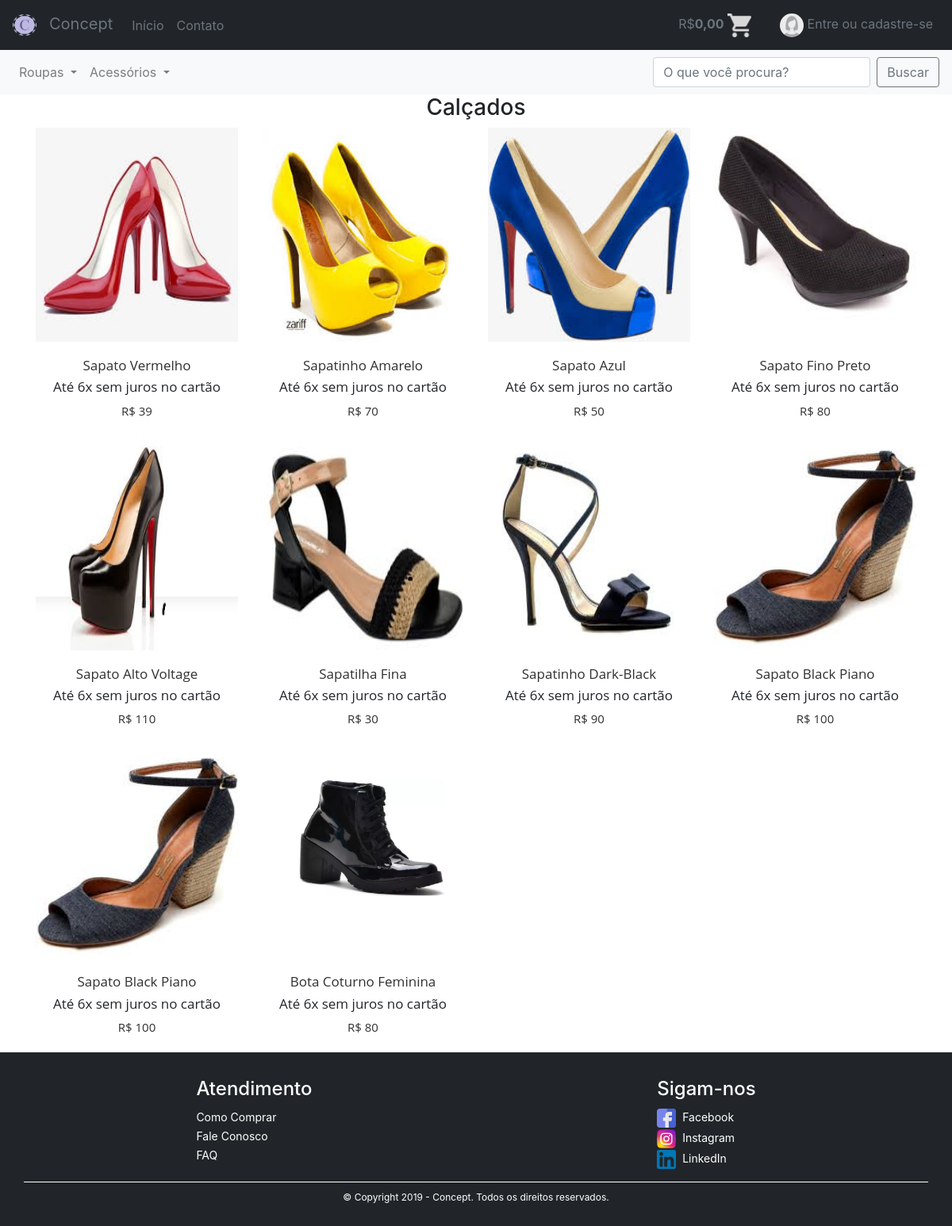
Screenshot of /view/calcados.php with the database file from the repository.
### tables this page shows
CREATE TABLE `produto` (
  `id` bigint(20) UNSIGNED NOT NULL,
  `foto` varchar(300) NOT NULL,
  `nome` varchar(300) NOT NULL,
  `preco` decimal(10,0) NOT NULL,
  `tipo` varchar(50) NOT NULL,
  `destaque` tinyint(1) NOT NULL
);

### model/Produto.php (called while the page is built, shortened)
<?php
Class Produto {
  public static function listar($tipo, $search = null) {
    $sql = Produto::getSql("SELECT * FROM produto WHERE tipo = '$tipo';");
    return Produto::listarSql($sql);
  }
  private static function getSql($sql) {
    $result = $sql;
    return $result;
  }
  private static function listarSql($sql) {
    $conn = new mysqli('localhost', 'root', '', 'loja');
    $result = array();
    $res = $conn->query($sql);
    if ($res) {
      while ($row = $res->fetch_array()) {
        $item = new Produto;
        $item->id = $row['id'];
        $item->nome = $row['nome'];
        $item->preco = $row['preco'];
        $item->foto = $row['foto'];
        $item->tipo = $row['tipo'];
        array_push($result, $item);
      }
    }
    return $result;
  }
}
?>

### view/calcados.php (the view, shortened to what this page needs)
<?php
require_once('../model/Produto.php');
$list = Produto::listar('Calcado');
?>
<!DOCTYPE html>
<html>
<head>
  <?php require('componentes/head.php'); ?>
</head>
<body>
<?php require('componentes/navbar.php'); ?>
<?php require('componentes/categorias.php'); ?>
<div class="container">
    <h3 class="text-center">Calçados</h3>
    <div class="row">
    <?php foreach($list as $item) { ?>
      <div class="col-md-3 col-sm-6">
        <div class="grid-produtos">
          <form action="calcados.php" method="POST">
            <div class="img-produto">
              <a href="#">
                  <img class="img-1" src="img/<?php echo $item->foto ?>">
              </a>
            </div>
          </form>
          <div class="produto-cont">
            <h3 class="titulo"><a href="#"><?php echo $item->nome ?></a></h3>
            <h3 class="titulo">Até 6x sem juros no cartão</h3>
            <span class="preco">R$ <?php echo $item->preco ?></span>
          </div>
        </div>
      </div>
    <?php } ?>
    </div>
</div>
<?php require('componentes/rodape.php'); ?>
</body>
</html>

### css/Grid.css (style rules this page uses)
.grid-produtos { font-family:'Open Sans',sans-serif; position:relative; }
.grid-produtos .img-produto { overflow:hidden; position:relative; }
.grid-produtos .img-produto a { display:block; }
.grid-produtos .img-produto img { width:100%; height:270px; }
.img-produto .img-1 { opacity:1; }
.grid-produtos .produto-cont { padding:20px 10px; text-align:center; }
.grid-produtos .titulo { font-size:17px; margin:0 0 7px; }
.grid-produtos .titulo a { color:#303030; }
.grid-produtos .preco { color:#303030; font-size:15px; }

### rows the page displays
produto: foto (picture), nome "Sapato Vermelho", preco "39"
produto: foto (picture), nome "Sapatinho Amarelo", preco "70"
produto: foto (picture), nome "Sapato Azul", preco "50"
produto: foto (picture), nome "Sapato Fino Preto", preco "80"
produto: foto (picture), nome "Sapato Alto Voltage", preco "110"
produto: foto (picture), nome "Sapatilha Fina", preco "30"
produto: foto (picture), nome "Sapatinho Dark-Black", preco "90"
produto: foto (picture), nome "Sapato Black Piano", preco "100"
produto: foto (picture), nome "Sapato Black Piano", preco "100"
produto: foto (picture), nome "Bota Coturno Feminina", preco "80"

### other values shown
$preco "0,00"
